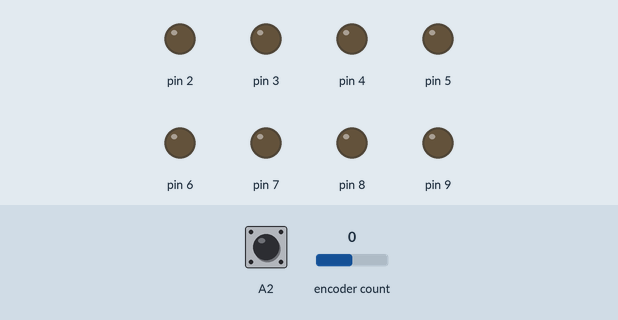
This sketch was run on a simulated Arduino Uno, built with avr-gcc and run on an emulated ATmega328P. Shown: output pins drawn as LEDs (lit = HIGH). Inputs (shaded band) come from the test bench; at power-on: encoder count 0, A2 HIGH.

Above: at 1.2 s.
1.3 s: encoder count set to 4
At 1.8 s:
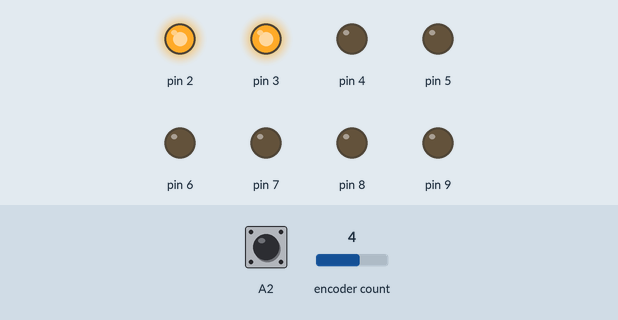
Timing chart, 0 to 4.3 s (numbered marks = the images above; inputs shaded):
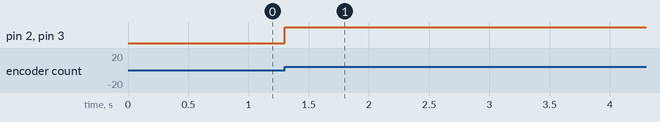

Measured:
- after the input at 1.3 s, pin 2, pin 3: LOW → HIGH at once

The sketch:

ledbar_encoder.ino
```cpp
#include <ClickEncoder.h>
#include <TimerOne.h>

ClickEncoder *encoder;
int16_t last, value;

void timerIsr()
{
  encoder->service();
}

void setup()
{
  // Repeat for 8 times
  for(int pin=2;pin<10;pin++)
  {
    // Configure pin as output
    pinMode(pin,OUTPUT);
    // Set pin LOW
    digitalWrite(pin,LOW);
  }
  // Initialize encoder
  encoder = new ClickEncoder(A1, A0, A2);
  // Initialize Timer1
  Timer1.initialize(1000);
  // Attach timerIsr to Timer1
  Timer1.attachInterrupt(timerIsr);
  last = -1;
}

void loop()
{
  // Get value from encoder
  value += encoder->getValue();
  // Reset if value is over 11
  if(value > 11)
  {
    value = 0;
  }

  if(value != last)
  {
    last = value;
    for(int pin=2;pin<10;pin++)
    {
      if(pin<value)
      {
        digitalWrite(pin,HIGH);
      }
      else
      {
        digitalWrite(pin,LOW);
      }
    }
  }
}
```
